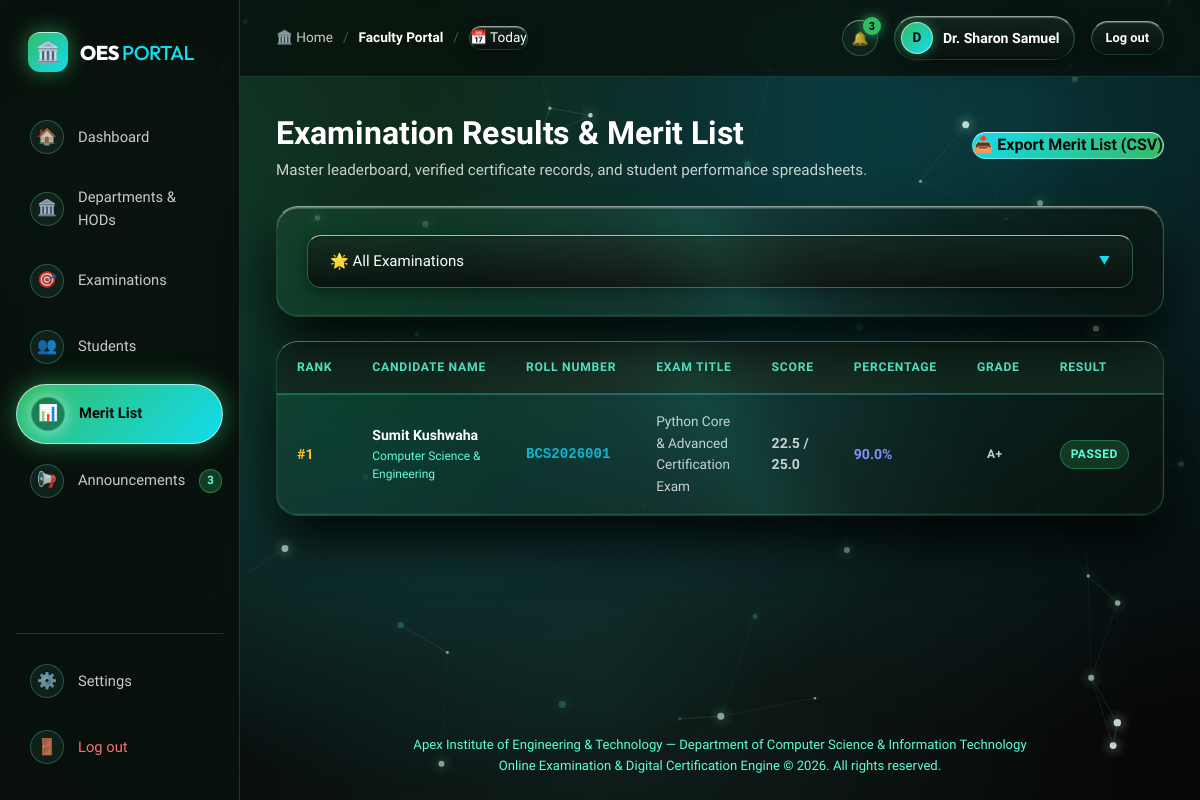
/admin/results (signed in), run on the app's committed database.
### models.py (models this page shows, shortened)
class User(db.Model):
    __tablename__ = "users"
    id = db.Column(db.Integer, primary_key=True)
    name = db.Column(db.String(120), nullable=False)
    roll_no = db.Column(db.String(50), unique=True, nullable=True, index=True)
    department = db.Column(db.String(100), default="Computer Science & Engineering")
    email = db.Column(db.String(120), unique=True, nullable=False, index=True)
    phone = db.Column(db.String(20), nullable=True)
    password_hash = db.Column(db.String(256), nullable=False)
    role = db.Column(db.String(20), default="student")  # 'student' or 'admin'
    is_active = db.Column(db.Boolean, default=True)
    custom_note = db.Column(db.Text, default="Going to the evaluation hall and planning official exams for the semester ahead 🏀")
    note_status = db.Column(db.String(50), default="I'm going")
    note_updated_at = db.Column(db.DateTime, default=datetime.utcnow)
    created_at = db.Column(db.DateTime, default=datetime.utcnow)
    attempts = db.relationship("Attempt", backref="student", lazy="dynamic", cascade="all, delete-orphan")
    @property
    def is_authenticated(self):
        return True
    @property
    def is_admin(self):
        return self.role in ["admin", "superadmin"]
    @property
    def is_superadmin(self):
        return self.role == "superadmin"

class Attempt(db.Model):
    __tablename__ = "attempts"
    id = db.Column(db.Integer, primary_key=True)
    student_id = db.Column(db.Integer, db.ForeignKey("users.id", ondelete="CASCADE"), nullable=False)
    exam_id = db.Column(db.Integer, db.ForeignKey("exams.id", ondelete="CASCADE"), nullable=False)
    started_at = db.Column(db.DateTime, default=datetime.utcnow)
    submitted_at = db.Column(db.DateTime, nullable=True)
    score = db.Column(db.Float, default=0.0)
    total_marks = db.Column(db.Float, default=0.0)
    percentage = db.Column(db.Float, default=0.0)
    grade = db.Column(db.String(10), default="F")
    is_passed = db.Column(db.Boolean, default=False)
    certificate_id = db.Column(db.String(50), unique=True, nullable=True, index=True)
    student_snapshot = db.Column(db.Text, nullable=True)  # Base64 snapshot for identity verification
    violations_count = db.Column(db.Integer, default=0)
    status = db.Column(db.String(20), default="in_progress")  # 'in_progress', 'completed', 'terminated'
    answers = db.relationship("Answer", backref="attempt", lazy="dynamic", cascade="all, delete-orphan")

class Exam(db.Model):
    __tablename__ = "exams"
    id = db.Column(db.Integer, primary_key=True)
    title = db.Column(db.String(200), nullable=False)
    subject_id = db.Column(db.Integer, db.ForeignKey("subjects.id", ondelete="CASCADE"), nullable=False)
    department = db.Column(db.String(100), default="Computer Science & Engineering")
    description = db.Column(db.Text, nullable=True)
    duration_minutes = db.Column(db.Integer, default=30)
    total_marks = db.Column(db.Float, default=25.0)
    passing_marks = db.Column(db.Float, default=10.0)
    negative_marks = db.Column(db.Float, default=0.0)  # e.g., 0.25 per wrong answer
    allow_multiple_attempts = db.Column(db.Boolean, default=False)
    shuffle_questions = db.Column(db.Boolean, default=True)
    require_webcam = db.Column(db.Boolean, default=False)
    is_published = db.Column(db.Boolean, default=True)
    created_by = db.Column(db.Integer, db.ForeignKey("users.id"), nullable=True)
    created_at = db.Column(db.DateTime, default=datetime.utcnow)
    questions = db.relationship("Question", secondary=exam_questions, back_populates="exams")
    attempts = db.relationship("Attempt", backref="exam", lazy="dynamic", cascade="all, delete-orphan")

### routes/admin.py (the view)
@admin_bp.route("/results")
def results():
    exam_id = request.args.get("exam_id", type=int)
    subject_id = request.args.get("subject_id", type=int)
    is_super = current_user.is_superadmin
    admin_dept = current_user.department
    query = Attempt.query.filter_by(status="completed")
    if not is_super and admin_dept and admin_dept != "All Departments":
        query = query.join(User, Attempt.student_id == User.id).filter(User.department == admin_dept)
    if exam_id:
        query = query.filter(Attempt.exam_id == exam_id)
    if subject_id:
        query = query.join(Exam, Attempt.exam_id == Exam.id).filter(Exam.subject_id == subject_id)
    all_attempts = query.order_by(Attempt.percentage.desc(), Attempt.submitted_at.asc()).all()
    exams_list = Exam.query.order_by(Exam.title).all()
    subjects_list = Subject.query.order_by(Subject.name).all()
    return render_template(
        "admin/results.html",
        attempts=all_attempts,
        exams=exams_list,
        subjects=subjects_list,
        selected_exam_id=exam_id,
        selected_subject_id=subject_id
    )

### models.py (called while the page is built)
    @property
    def time_ago(self):
        now = datetime.utcnow()
        diff = now - self.created_at
        seconds = int(diff.total_seconds())
        if seconds < 60:
            return "Just now"
        elif seconds < 3600:
            return f"{seconds // 60}m ago"
        elif seconds < 86400:
            return f"{seconds // 3600}h ago"
        elif seconds < 604800:
            return f"{seconds // 86400}d ago"
        else:
            return self.created_at.strftime("%b %d, %Y")

### routes/admin.py (called while the page is built)
@admin_bp.before_request
@login_required
def require_admin():
    if not current_user.is_admin:
        flash("Access denied: Faculty or Administrator privileges required.", "danger")
        return redirect(url_for("student.dashboard"))

### templates/admin/results.html (shortened to what this page needs)
{% extends "base.html" %}
{% block content %}
<div class="container">
  <div style="display: flex; align-items: center; justify-content: space-between; margin-bottom: 24px; flex-wrap: wrap; gap: 16px;">
    <div>
      <h1 style="font-size: 2rem;" data-flip-text="Examination Results & Merit List">Examination Results &amp; Merit List</h1>
      <p style="color: var(--text-muted); font-size: 0.95rem;">
        Master leaderboard, verified certificate records, and student performance spreadsheets.
      </p>
    </div>
    <div>
      <a href="{{ url_for('admin.export_csv', exam_id=selected_exam_id) }}" class="btn btn-gold">
        📥 Export Merit List (CSV)
      </a>
    </div>
  </div>
  <div class="glass-card" style="margin-bottom: 24px; padding: 22px 26px; overflow: visible !important; position: relative; z-index: 200;">
    <form id="results-filter-form" method="GET" action="{{ url_for('admin.results') }}" style="display: flex; gap: 16px; flex-wrap: wrap; align-items: center;">
      <div class="custom-select-wrapper" style="flex: 1; min-width: 280px; position: relative;">
        <div class="custom-select-trigger" id="exam-filter-trigger" tabindex="0">
          <span id="selected-exam-text">
            {% if selected_exam_id %}
              {% for ex in exams %}{% if ex.id == selected_exam_id %}{{ ex.title }}{% endif %}{% endfor %}
            {% else %}
              🌟 All Examinations
            {% endif %}
          </span>
          <span class="custom-select-arrow">▼</span>
        </div>
      </div>
    </form>
  </div>
  <div class="glass-card" style="padding: 0 !important; overflow: hidden;">
    <div class="table-responsive">
      <table class="data-table">
        <thead>
          <tr>
            <th>Rank</th>
            <th>Candidate Name</th>
            <th>Roll Number</th>
            <th>Exam Title</th>
            <th>Score</th>
            <th>Percentage</th>
            <th>Grade</th>
            <th>Result</th>
            <th>Certificate ID</th>
          </tr>
        </thead>
        <tbody>
          {% for att in attempts %}
            <tr>
              <td>
                <span style="font-weight: 800; color: {% if loop.index == 1 %}#fbbf24{% elif loop.index == 2 %}#94a3b8{% elif loop.index == 3 %}#d97706{% else %}var(--text-dim){% endif %};">
                  #{{ loop.index }}
                </span>
              </td>
              <td>
                <div style="font-weight: 700; color: #ffffff;">{{ att.student.name if att.student else 'Unknown' }}</div>
                <div style="font-size: 0.75rem; color: var(--text-dim);">{{ att.student.department if att.student else '' }}</div>
              </td>
              <td>
                <code style="color: #06b6d4; font-weight: 700;">{{ att.student.roll_no if att.student else 'N/A' }}</code>
              </td>
              <td>
                <span style="font-size: 0.85rem;">{{ att.exam.title if att.exam else 'N/A' }}</span>
              </td>
              <td>
                <strong>{{ att.score }} / {{ att.total_marks }}</strong>
              </td>
              <td>
                <strong style="color: #818cf8;">{{ att.percentage }}%</strong>
              </td>
              <td>
                <span class="badge badge-medium">{{ att.grade }}</span>
              </td>
              <td>
                {% if att.is_passed %}
                  <span class="badge badge-passed">Passed</span>
                {% else %}
                  <span class="badge badge-failed">Failed</span>
                {% endif %}
              </td>
              <td>
              </td>
            </tr>
          {% else %}
            <tr>
              <td colspan="10" style="text-align: center; padding: 36px; color: var(--text-dim);">
                No exam submissions recorded for this selection.
              </td>
            </tr>
          {% endfor %}
        </tbody>
      </table>
    </div>
  </div>
</div>
{% endblock %}

### templates/base.html (shortened to what this page needs)
<!DOCTYPE html>
<html lang="en">
<head>
  <link rel="stylesheet" href="{{ url_for('static', filename='css/styles.css') }}">
</head>
<body>
  <canvas id="webgl-canvas"></canvas>
  <div class="app-shell">
    {% if current_user.is_authenticated %}
      <aside class="app-sidebar">
        <div>
          <a href="{{ url_for('main.index') }}" class="sidebar-brand">
            <div class="brand-icon-logo">🏛️</div>
            <div class="brand-title">OES <span>PORTAL</span></div>
          </a>
          <ul class="sidebar-nav">
            {% if current_user.is_admin %}
              <li>
                <a href="{{ url_for('admin.dashboard') }}" class="sidebar-link {% if request.endpoint == 'admin.dashboard' %}active{% endif %}">
                  <div class="nav-icon-pill">🏠</div>
                  <span>Dashboard</span>
                </a>
              </li>
              {% if current_user.is_superadmin %}
                <li>
                  <a href="{{ url_for('admin.departments') }}" class="sidebar-link {% if request.endpoint in ['admin.departments', 'admin.department_detail'] %}active{% endif %}">
                    <div class="nav-icon-pill">🏛️</div>
                    <span>Departments &amp; HODs</span>
                  </a>
                </li>
              {% endif %}
              <li>
                <a href="{{ url_for('admin.exams') }}" class="sidebar-link {% if request.endpoint == 'admin.exams' %}active{% endif %}">
                  <div class="nav-icon-pill">🎯</div>
                  <span>Examinations</span>
                </a>
              </li>
              <li>
                <a href="{{ url_for('admin.students') }}" class="sidebar-link {% if request.endpoint == 'admin.students' %}active{% endif %}">
                  <div class="nav-icon-pill">👥</div>
                  <span>Students</span>
                </a>
              </li>
              <li>
                <a href="{{ url_for('admin.results') }}" class="sidebar-link {% if request.endpoint == 'admin.results' %}active{% endif %}">
                  <div class="nav-icon-pill">📊</div>
                  <span>Merit List</span>
                </a>
              </li>
              <li>
                <a href="{{ url_for('admin.announcements') }}" class="sidebar-link {% if request.endpoint == 'admin.announcements' %}active{% endif %}">
                  <div class="nav-icon-pill">📢</div>
                  <span style="flex: 1;">Announcements</span>
                  {% if unread_notifications_count %}
                    <span class="sidebar-badge-count">{{ unread_notifications_count }}</span>
                  {% endif %}
                </a>
              </li>
            {% endif %}
          </ul>
        </div>
        <div class="sidebar-footer">
          <a href="{{ url_for('auth.profile') }}" class="sidebar-link">
            <div class="nav-icon-pill">⚙️</div>
            <span>Settings</span>
          </a>
          <a href="{{ url_for('auth.logout') }}" class="sidebar-link" style="color: #f87171;">
            <div class="nav-icon-pill" style="color: #f87171;">🚪</div>
            <span>Log out</span>
          </a>
        </div>
      </aside>
    {% endif %}
    <div class="app-main">
      <header class="app-topbar">
        <div class="breadcrumb-box">
          <a href="{{ url_for('main.index') }}">🏛️ Home</a>
          <span class="separator">/</span>
          {% if current_user.is_authenticated %}
            <span class="current">{% if current_user.is_admin %}Faculty Portal{% else %}Dashboard{% endif %}</span>
          {% else %}
            <span class="current">Examination Portal</span>
          {% endif %}
          <span class="separator">/</span>
          <div class="date-pill">
            <span>📅 Today</span>
          </div>
        </div>
        <div class="topbar-right">
          {% if current_user.is_authenticated %}
            <div class="notification-wrapper" style="position: relative;">
              <button type="button" class="btn-icon-round notification-bell-btn" onclick="toggleNotificationDropdown()" title="Notifications & Announcements">
                <span>🔔</span>
                {% if unread_notifications_count %}
                  <span class="bell-unread-dot">{{ unread_notifications_count }}</span>
                {% endif %}
              </button>
            </div>
            <div class="user-avatar-group">
              <div class="avatar-circle">{{ current_user.name[:1] }}</div>
              <span class="user-avatar-name">{{ current_user.name }}</span>
            </div>
            <a href="{{ url_for('auth.logout') }}" class="btn btn-secondary btn-sm">Log out</a>
          {% else %}
            <a href="{{ url_for('auth.login') }}" class="btn btn-secondary btn-sm">Sign In</a>
            <a href="{{ url_for('auth.register') }}" class="btn btn-primary btn-sm">Create Account</a>
          {% endif %}
        </div>
      </header>
      <main class="viewport-content">
        {% block content %}{% endblock %}
      </main>
      <footer style="border-top: 1px solid var(--border-glass); padding: 24px 36px; font-size: 0.82rem; color: var(--text-dim); text-align: center;">
        <p>{{ INSTITUTE_NAME }} — {{ INSTITUTE_SUBTITLE }}</p>
        <p>Online Examination & Digital Certification Engine &copy; 2026. All rights reserved.</p>
      </footer>
    </div>
  </div>
</body>
</html>

### data on the page
User: name "D", name "Dr. Sharon Samuel"
Attempt: student "Sumit Kushwaha", student "Computer Science & Engineering", student "BCS2026001", exam "Python Core & Advanced Certification Exam", score "22.5", total_marks "25.0", percentage "90.0", grade "A+", is_passed "PASSED"

### other printed values
{{ unread_notifications_count }} "3"
{{ INSTITUTE_NAME }} "Apex Institute of Engineering & Technology"
{{ INSTITUTE_SUBTITLE }} "Department of Computer Science & Information Technology"
